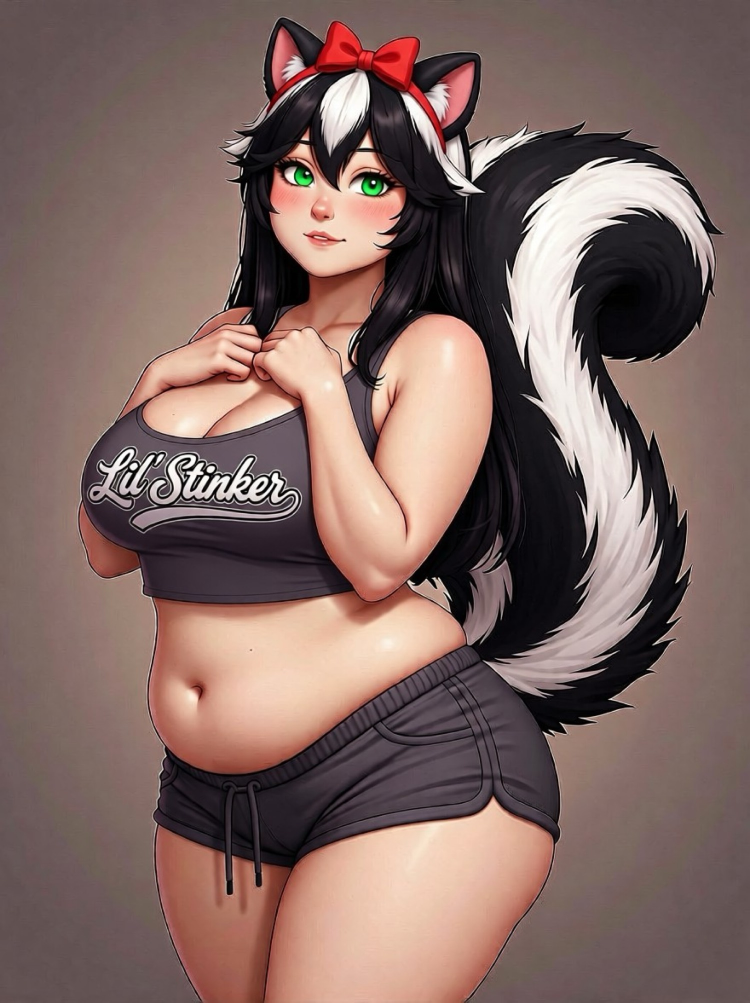
#> input picture attachments/IMG_9452.jpg, 1500 x 2005 px (shown at 1/2 size)
$ python -i ronnie_spray.py   (imports and definitions only)
#> lines starting #> are read from the running program, lines starting #| are printed output that depends on the picture; after the words box and inside, x2 and y2 are one past the last pixel; in counts of white or black regions, pixels touching at a corner belong together
### scripts/chroma_portraits.py
#!/usr/bin/env python3
"""Edge-flood chroma key so interior reds (the bow) stay intact."""
from __future__ import annotations

from pathlib import Path

import numpy as np
from PIL import Image, ImageFilter

ROOT = Path("/workspace")
OUT = ROOT / "public/art/izzy"
OUT.mkdir(parents=True, exist_ok=True)

NAMES = [
    "embarrassed",
    "happy",
    "flirty",
    "laughing",
    "suspicious",
    "shy",
    "angry",
    "infodump",
    "spray",
    "lounge",
    "work",
    "dress",
    "sleep",
    "campus",
    "lingerie",
]


def flood_from_edges(is_bg: np.ndarray) -> np.ndarray:
    h, w = is_bg.shape
    out = np.zeros((h, w), dtype=bool)
    stack: list[tuple[int, int]] = []
    for x in range(w):
        if is_bg[0, x]:
            stack.append((0, x))
        if is_bg[h - 1, x]:
            stack.append((h - 1, x))
    for y in range(h):
        if is_bg[y, 0]:
            stack.append((y, 0))
        if is_bg[y, w - 1]:
            stack.append((y, w - 1))
    while stack:
        y, x = stack.pop()
        if x < 0 or x >= w or y < 0 or y >= h or out[y, x] or not is_bg[y, x]:
            continue
        # Scanline fill
        xl = x
        while xl > 0 and is_bg[y, xl - 1] and not out[y, xl - 1]:
            xl -= 1
        xr = x
        while xr + 1 < w and is_bg[y, xr + 1] and not out[y, xr + 1]:
            xr += 1
        out[y, xl : xr + 1] = True
        for nx in range(xl, xr + 1):
            if y > 0 and is_bg[y - 1, nx] and not out[y - 1, nx]:
                stack.append((y - 1, nx))
            if y + 1 < h and is_bg[y + 1, nx] and not out[y + 1, nx]:
                stack.append((y + 1, nx))
    return out


# [51 lines left out: functions key_file, main, not called in this run]


# [2 lines that do not run on import are left out]

### scripts/ronnie_spray.py
#!/usr/bin/env python3
"""Key Ronnie's spray poses to transparent WebP, same edge-flood matte as chroma_spray.py.

Usage: python3 scripts/ronnie_spray.py <outfit> <kind> <raw.jpg> [<outfit> <kind> <raw.jpg> ...]
Writes public/art/ronnie/<outfit>/spray-<kind>.webp, trimmed and scaled to HEIGHT px tall
so every pose matches. Feed it upscaled raws (Real-ESRGAN) so this is a downscale.
"""
from pathlib import Path
import sys
import tempfile

import numpy as np
from PIL import Image, ImageFilter

sys.path.insert(0, str(Path(__file__).resolve().parent))
from chroma_portraits import flood_from_edges  # noqa: E402


def key_file(src: Path, dst: Path) -> None:
    """Edge-flood matte like chroma_portraits.key_file, tuned for a white background.

    Differences: enclosed near-white regions are kept (white trainers and tank tops are not holes),
    and edge pixels are un-mixed from the background so dark tail fur has no white halo.
    """
#> called with src = '../attachments/IMG_9452.jpg', dst = 'out.png'
    arr = np.array(Image.open(src).convert("RGB")).astype(np.float32)
    h, w, _ = arr.shape
    border = np.concatenate([arr[0], arr[-1], arr[:, 0], arr[:, -1]], axis=0)
    bg = np.median(border, axis=0)
#> bg = [108, 89, 88]
    dist = np.sqrt(((arr - bg) ** 2).sum(axis=2))
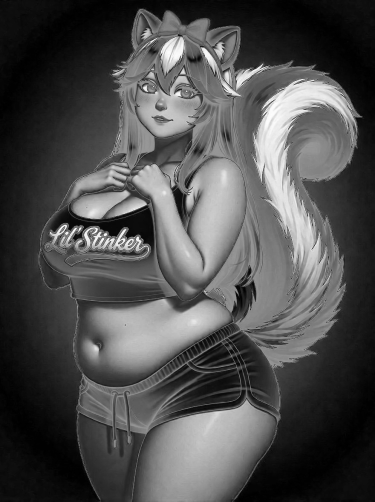
#> dist: shape (2005, 1500) float32 (shown at 1/4 size); min 1, max 277.6, mean 85.1; drawn with min black and max white
    mask = flood_from_edges(dist < 40)
#> after the loop in flood_from_edges, `for x in range(w):`: stack = 2487 pairs, first value 0 to 2004, second value 0 to 1499
#> after the loop in flood_from_edges, `for y in range(h):`: stack = 6497 pairs, first value 0 to 2004, second value 0 to 1499
#> the loop in flood_from_edges, `while stack:` made 1020113 passes
#> y on passes 1 to 3: 2004, 2003, 2002
#> after the loop in flood_from_edges, `while stack:`:
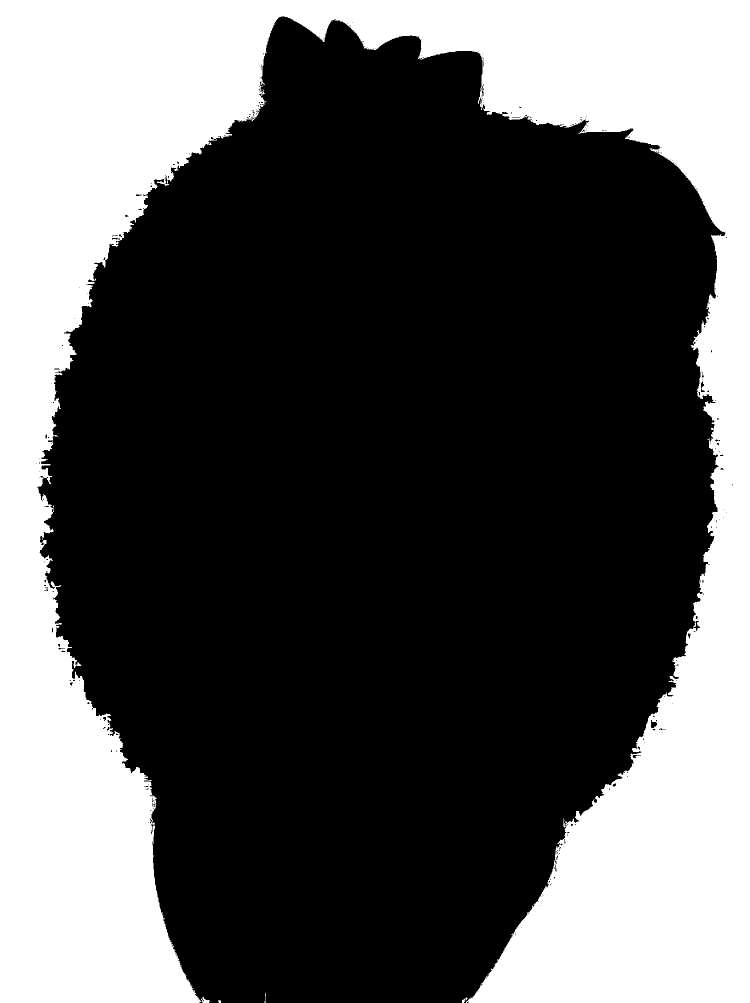
#> out: shape (2005, 1500) bool (shown at 1/2 size); 33.9% white; 5 white regions, box (x1, y1, x2, y2) and area: (0, 0, 1500, 2005) 1018140, (402, 1993, 420, 2005) 98, (924, 1995, 936, 2005) 50, (529, 1985, 532, 2005) 25, (436, 2000, 442, 2005) 22
#> after the loop in flood_from_edges, `while stack:`: stack = []
    soft = Image.fromarray((~mask).astype(np.uint8) * 255).filter(ImageFilter.MinFilter(3))
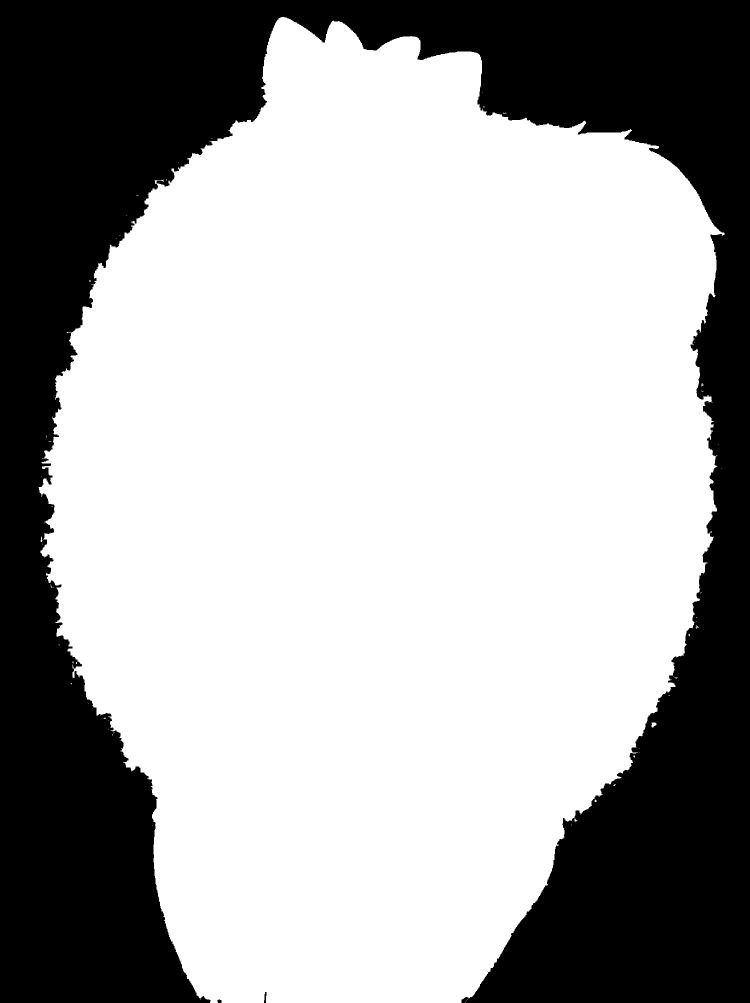
#> soft: PIL image 1500x2005 L (shown at 1/2 size); 65.7% white; 3 black regions, box (x1, y1, x2, y2) and area: (0, 0, 1500, 2005) 1030603, (528, 1984, 533, 2005) 71, (435, 1999, 443, 2005) 42
    alpha = np.array(soft.filter(ImageFilter.GaussianBlur(radius=1.4))).astype(np.float32) / 255.0
    a = np.clip(alpha, 1e-3, 1.0)[..., None]
    edge = (alpha > 0) & (alpha < 1)
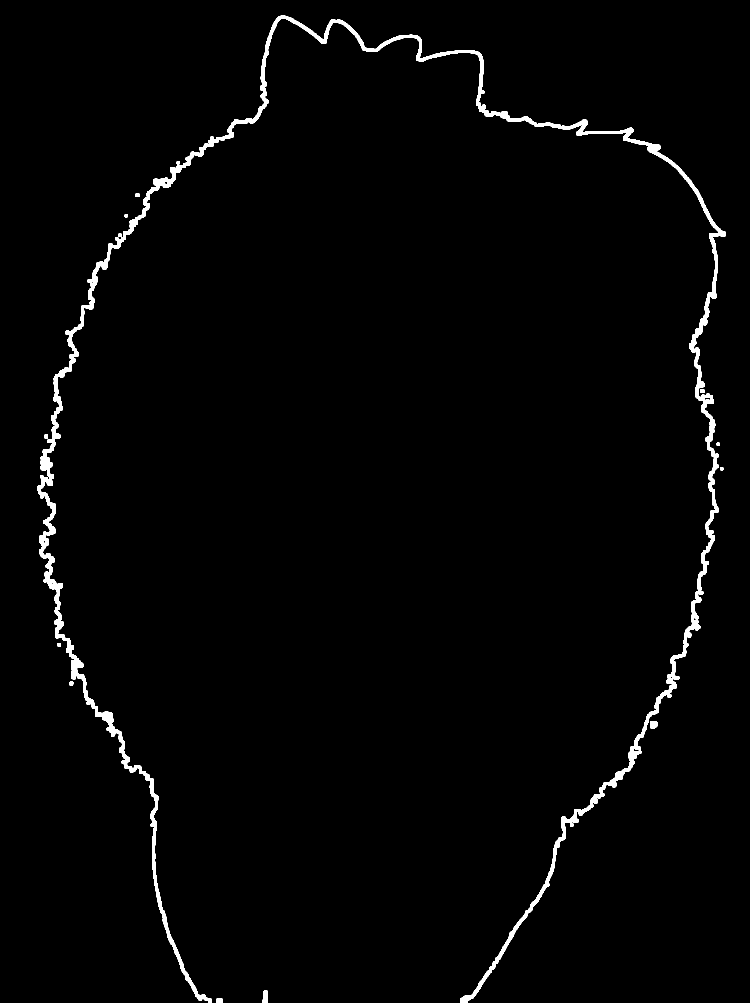
#> edge: shape (2005, 1500) bool (shown at 1/2 size); 1.7% white; 14 white regions, largest, box (x1, y1, x2, y2) and area: (74, 31, 1452, 2005) 49348, (525, 1981, 536, 2005) 228, (1300, 1442, 1316, 1458) 220
    rgb = np.where(edge[..., None], np.clip((arr - bg * (1 - a)) / a, 0, 255), arr)
    out = Image.fromarray(np.dstack([rgb, alpha * 255]).astype(np.uint8), "RGBA")
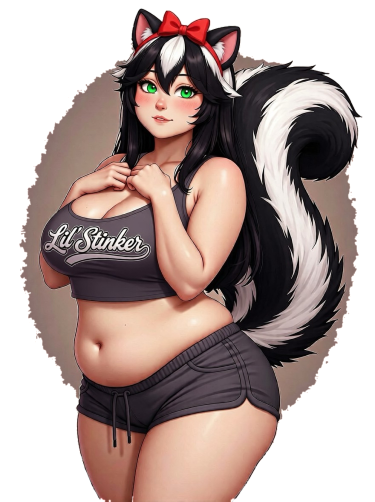
#> out: PIL image 1500x2005 RGBA (shown at 1/4 size); mean R, G, B, A 129.3, 105.2, 99.8, 167.6; transparent parts drawn white
    bbox = out.getbbox()
#> bbox = (74, 31, 1452, 2005)
    if bbox:
        x0, y0, x1, y1 = bbox
#> x0 = 74; y0 = 31; x1 = 1452; y1 = 2005
        out = out.crop((max(0, x0 - 8), max(0, y0 - 8), min(w, x1 + 8), min(h, y1 + 8)))
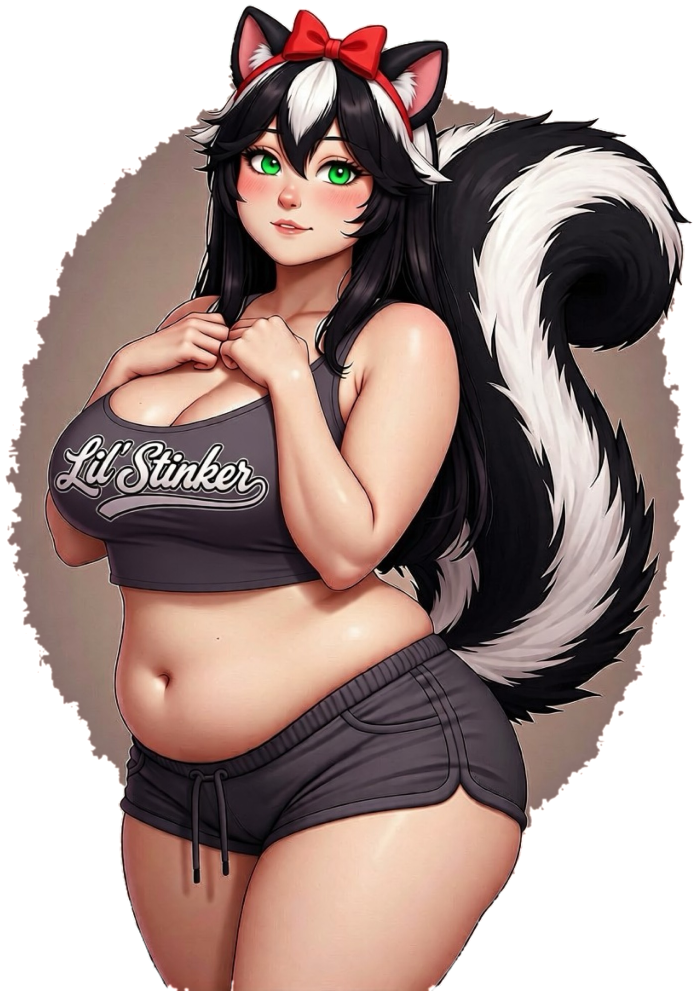
#> out: PIL image 1394x1982 RGBA (shown at 1/2 size); mean R, G, B, A 130.9, 106.2, 100.6, 182.4; transparent parts drawn white
    out.save(dst, "PNG")

ROOT = Path(__file__).resolve().parent.parent
OUTFITS = {"athletic", "casual"}
HEIGHT = 1800
KINDS = {"defensive", "angry", "consent", "dominant"}

# [18 lines not run here, left out]

>>> result = key_file('../attachments/IMG_9452.jpg', 'out.png')

$ run again, on attachments/IMG_9522.jpg
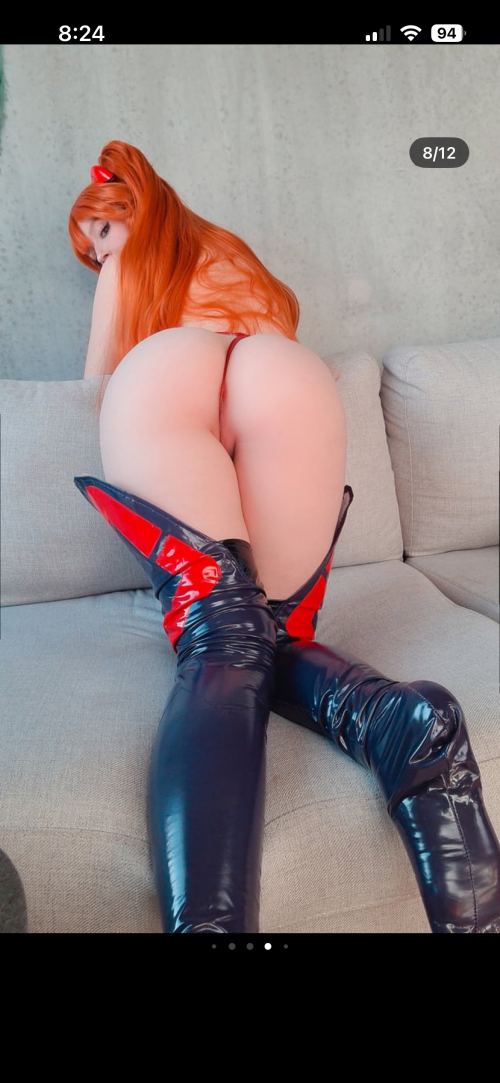
#> input picture attachments/IMG_9522.jpg, 1500 x 3247 px (shown at 1/3 size)
#> bg = [66, 54, 60]
#> after the loop in flood_from_edges, `for x in range(w):`: stack = []
#> after the loop in flood_from_edges, `for y in range(h):`: stack = 543 pairs, first value 1411 to 2799, second value 0 to 1499
#> the loop in flood_from_edges, `while stack:` made 93912 passes
#> (y, x) on passes 1 to 3: (2799, 1499), (2798, 1499), (2797, 1499)
#> after the loop in flood_from_edges, `while stack:`:
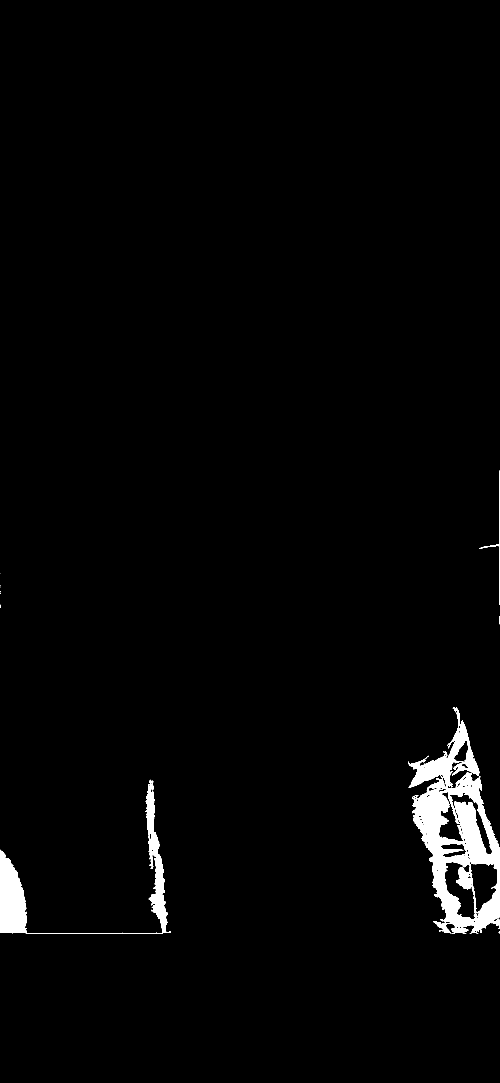
#> out: shape (3247, 1500) bool (shown at 1/3 size); 2% white; 11 white regions (7 under 20 px), largest, box (x1, y1, x2, y2) and area: (1225, 2122, 1500, 2800) 70311, (0, 2339, 513, 2800) 25891, (1437, 1411, 1500, 1815) 616, (1498, 1848, 1500, 1873) 31
#> after the loop in flood_from_edges, `while stack:`: stack = []
#> soft: PIL image 1500x3247 L; 97.7% white; 10 black regions (3 under 20 px), largest, box (x1, y1, x2, y2) and area: (1224, 2121, 1500, 2801) 79955, (0, 2338, 514, 2801) 29245, (1436, 1410, 1500, 1816) 1561
#> edge: shape (3247, 1500) bool; 1.2% white; 23 white regions, largest, box (x1, y1, x2, y2) and area: (1221, 2118, 1500, 2804) 30293, (0, 2335, 517, 2804) 14940, (1332, 2584, 1495, 2768) 7429
#> in key_file, `out = Image.fromarray(np.dstack([rgb, alpha * 255]).astype(np.uint8), ..`:
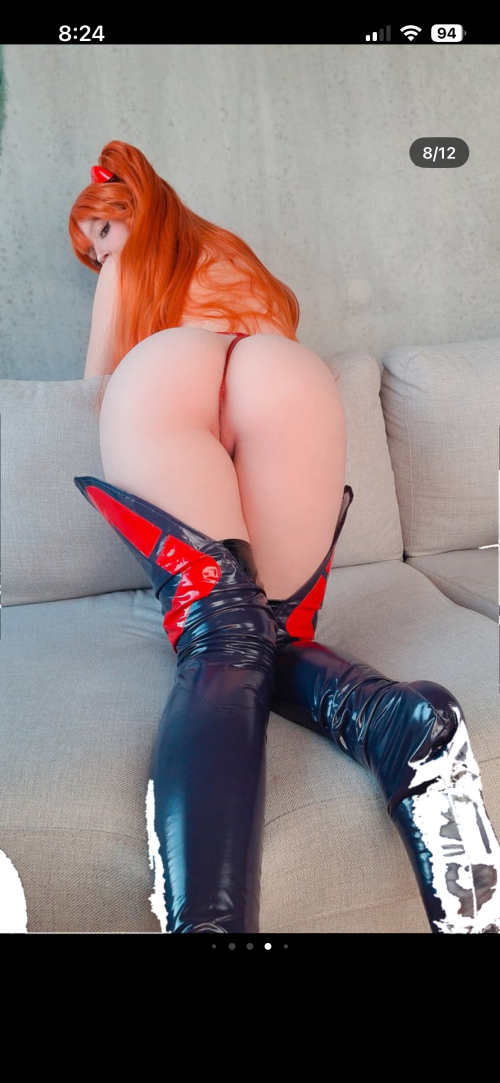
#> out: PIL image 1500x3247 RGBA (shown at 1/3 size); mean R, G, B, A 127.1, 114.5, 114.7, 249.2; transparent parts drawn white
#> bbox = (0, 0, 1500, 3247)
#> x0 = 0; x1 = 1500; y1 = 3247
